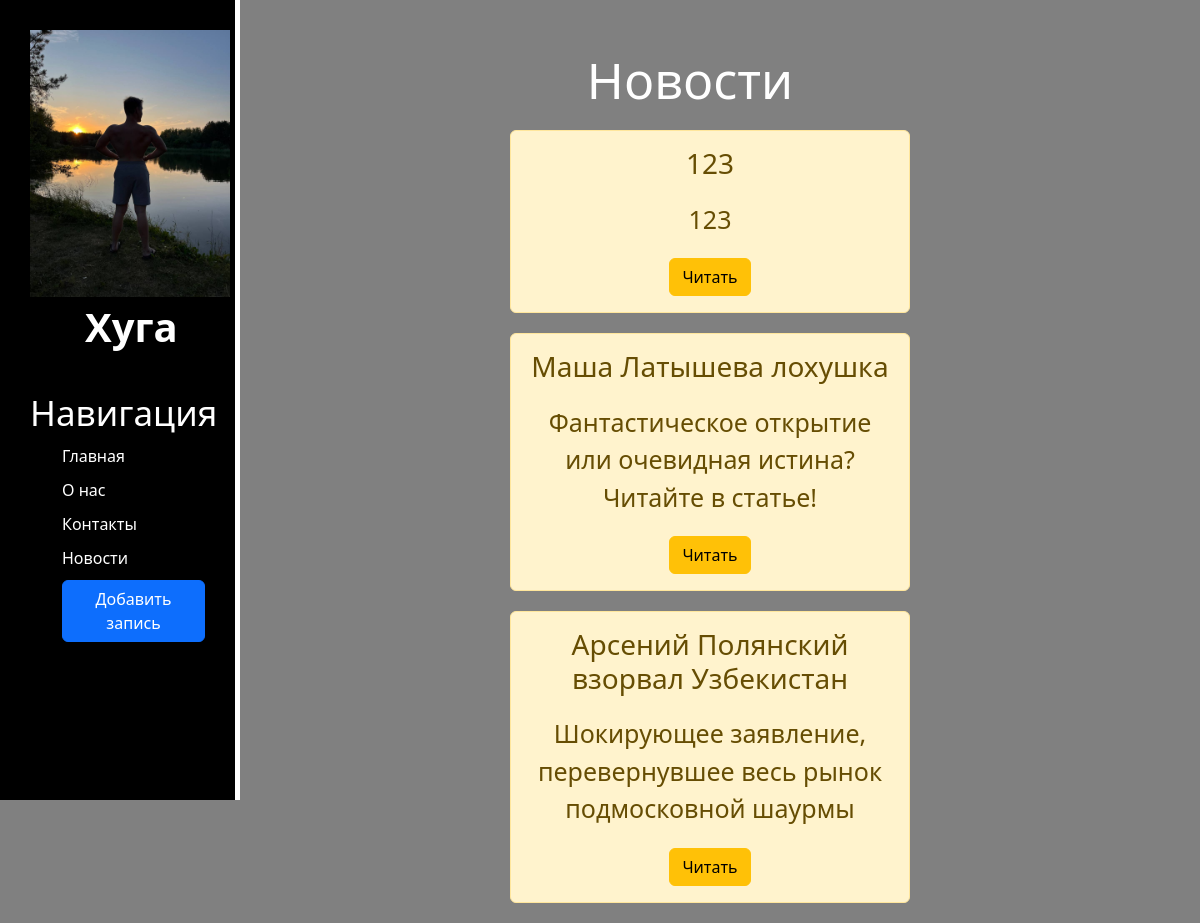
Page /news/ on the committed database.
### news/models.py (models this page shows, shortened)
class Articles(models.Model):
    title = models.CharField('Название', max_length=50)
    anons = models.CharField('Анонс', max_length=250)
    fulltext = models.TextField('Содержание')
    date = models.DateTimeField('Дата публикации')
    class Meta:
        verbose_name='Новость'
        verbose_name_plural='Новости'

### news/views.py (the view)
# urls.py: path('',views.newshome, name='newshome'),
def newshome(request):
    news = Articles.objects.order_by('-date')
    return render(request, 'news/newshome.html', {'news':news})

### news/templates/news/newshome.html (shortened to what this page needs)
{% extends 'main/layout.html' %}
{% block content%}
<div class="features">
  <h1>Новости</h1>
  {% if news %}
    {% for el in news %}
      <div class="alert alert-warning">
        <h3>{{el.title}}</h3>
        <p>{{el.anons}}</p>
        <a href="{% url 'newsdetail' el.id %}" class="btn btn-warning">Читать</a>
      </div>
    {% endfor %}
  {% else %}
    <p>Новостей нет!</p>
  {% endif %}
</div>
{% endblock %}

### main/templates/main/layout.html (shortened to what this page needs)
{% load static%}
<!DOCTYPE html>
<html lang="en">
<head>
    <link rel="stylesheet" href="https://cdn.jsdelivr.net/npm/bootstrap@5.3.3/dist/css/bootstrap.min.css">
    <link rel="stylesheet" href="{% static 'main/css/main.css' %}">
</head>
<body>
    <aside>
        <img src="{% static 'main/img/img.png' %}" alt="Хуга">
        <span class="kartinka">Хуга</span>
        <h3>Навигация</h3>
        <ul>
            <a href="{% url 'home'%}"> <li>Главная</li></a>
            <a href="{% url 'about'%}"> <li>О нас</li></a>
            <a href="{% url 'contacts'%}"> <li>Контакты</li></a>
            <a href="{% url 'newshome'%}"> <li>Новости</li></a>
            <a href="{% url 'create'%}"> <li><button class='btn btn-primary'>Добавить запись</li></a>
        </ul>
    </aside>
    <main>
    {% block content %}
    {% endblock %}
    </main>
</body>
</html>

### main/static/main/css/main.css (style rules this page uses)
body { background: gray; }
aside { float: left; background: black; color: white; padding: 2.5%; width: 20%; height: 100vh; border-right: 5px solid white }
aside img { width: 200px; float: left; }
aside .kartinka { font-size: 40px; margin-left: 55px; font-weight: bold }
aside h3 { margin-top: 35px; font-size: 35px; }
aside ul { list-style: none }
aside ul li { color: white; display: block; margin-top: 10px; transition: transform .6s ease; }
main .features { float: left; color: white; margin-top: 50px; text-align: center; width:75%; }
main .features h1 { font-size: 50px; }
main .features p { font-size: 25px; margin: 20px auto; }
.alert-warning { width: 400px; clear: both; margin: 20px 30%; }

### main/templates/main/layout.html (style rules this page uses)
a { text-decoration: none }

### rows in the picture
Articles: title "123", anons "123"
Articles: title "Маша Латышева лохушка", anons "Фантастическое открытие или очевидная истина? Читайте в статье!"
Articles: title "Арсений Полянский взорвал Узбекистан", anons "Шокирующее заявление, перевернувшее весь рынок подмосковной шаурмы"
